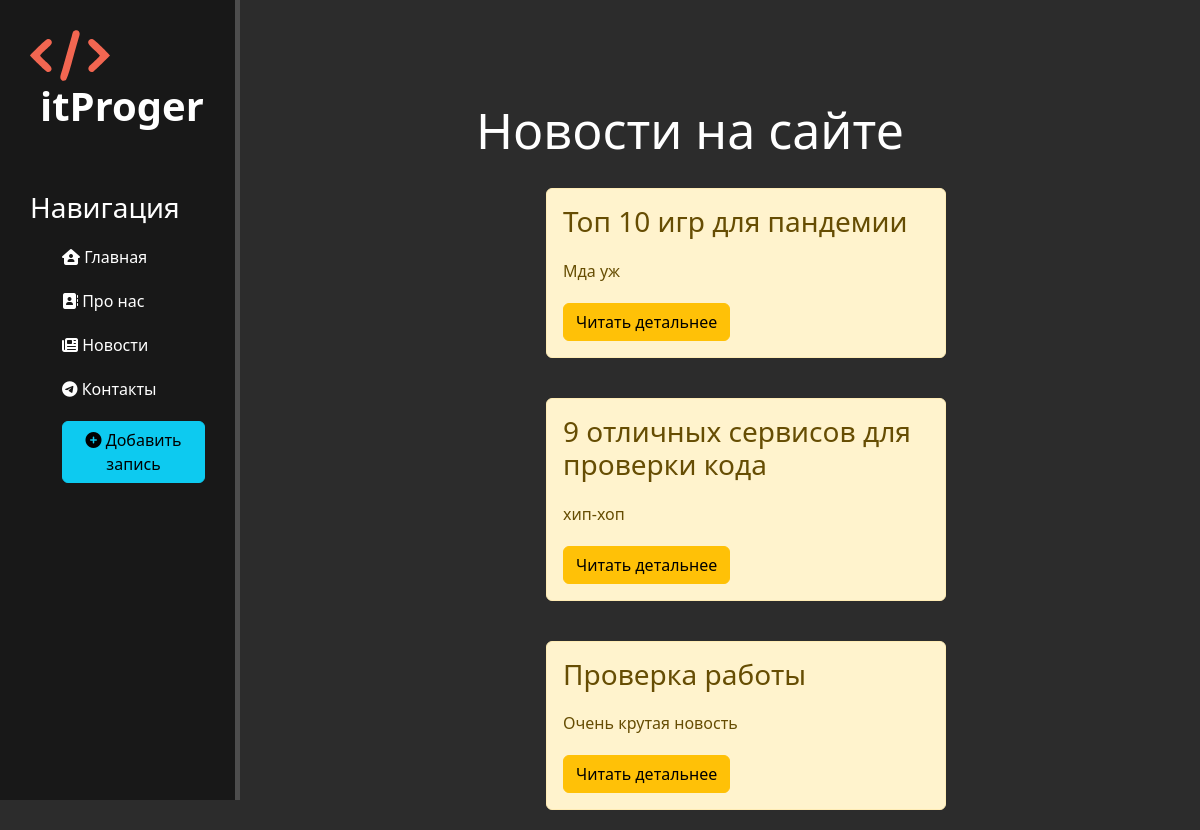
Before: /news/ with the older database file.
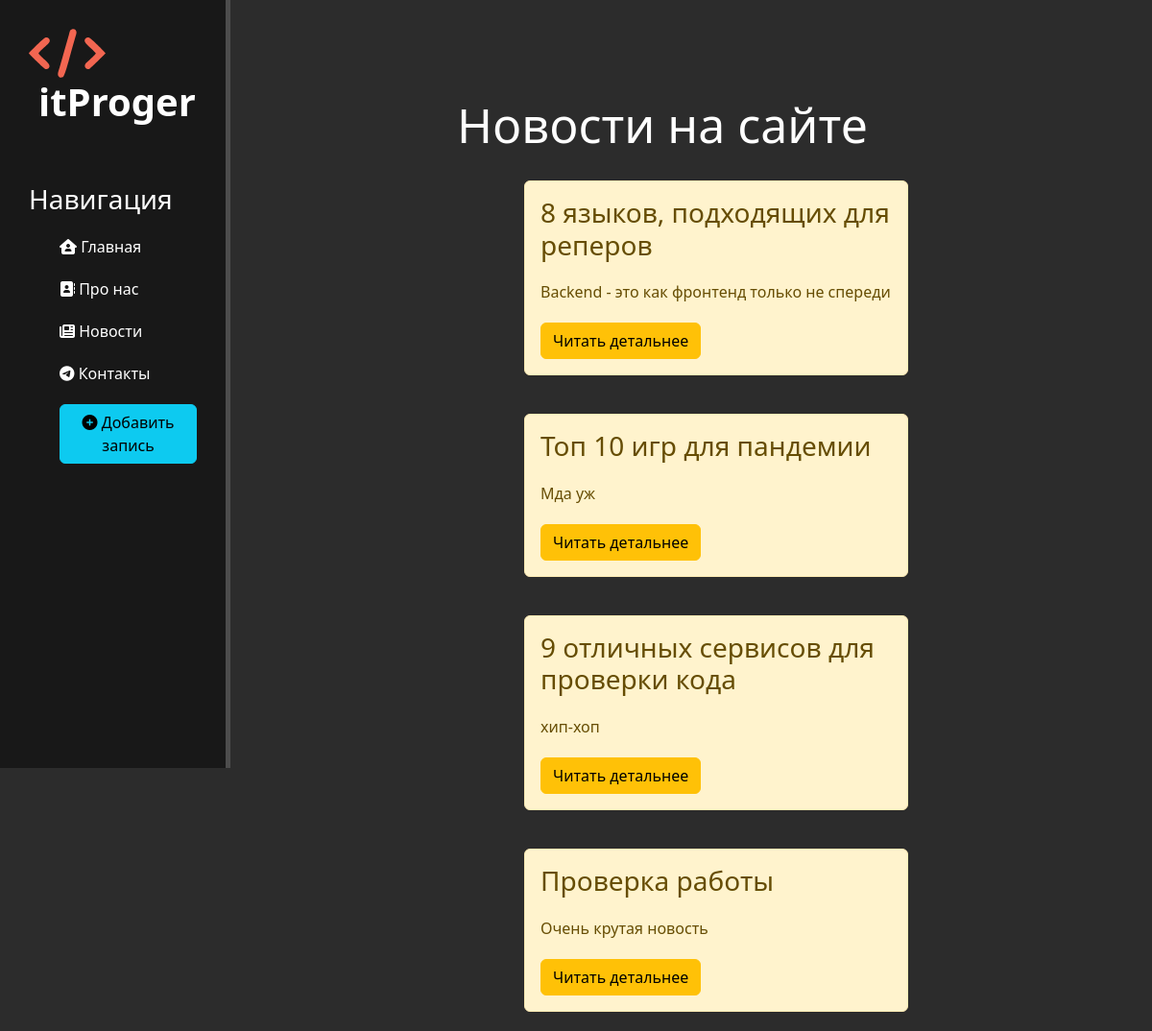
After: the same page with the newer database file.
### news/models.py (models this page shows, shortened)
class Articles(models.Model):
    title = models.CharField('Название', max_length=50)
    anons = models.CharField('Анонс', max_length=250)
    full_text = models.TextField('Статья')
    date = models.DateTimeField('Дата публикации')
    class Meta:
        verbose_name = 'Новость'
        verbose_name_plural = 'Новости'

### news/views.py (the view)
# urls.py: path('', views.news_home, name='news_home'),
def news_home(request):
    news = Articles.objects.order_by('-date') # Упорядочить по тайтлу. Если нужно в обратном порядке, то аргумент '-title'
    return render(request, 'news/news_home.html', {'news': news})

### news/templates/news/news_home.html (shortened to what this page needs)
{% extends 'main/layout.html' %}
{% block content %}
    <div class="features">
        <h1>Новости на сайте</h1>
        {% if news %}
        {% for el in news%}
            <div class="alert alert-warning">
                <h3>{{ el.title }}</h3>
                <p>{{ el.anons }}</p>
                <a href="{% url 'news-detail' el.id %}" class="btn btn-warning">Читать детальнее</a>
            </div>
        {% endfor %}
        {% else %}
            <p>У вас нет записей!</p>
        {% endif %}
    </div>
{% endblock %}

Changed rows visible on the page:
added Articles: title "8 языков, подходящих для реперов", anons "Backend - это как фронтенд только не спереди"
